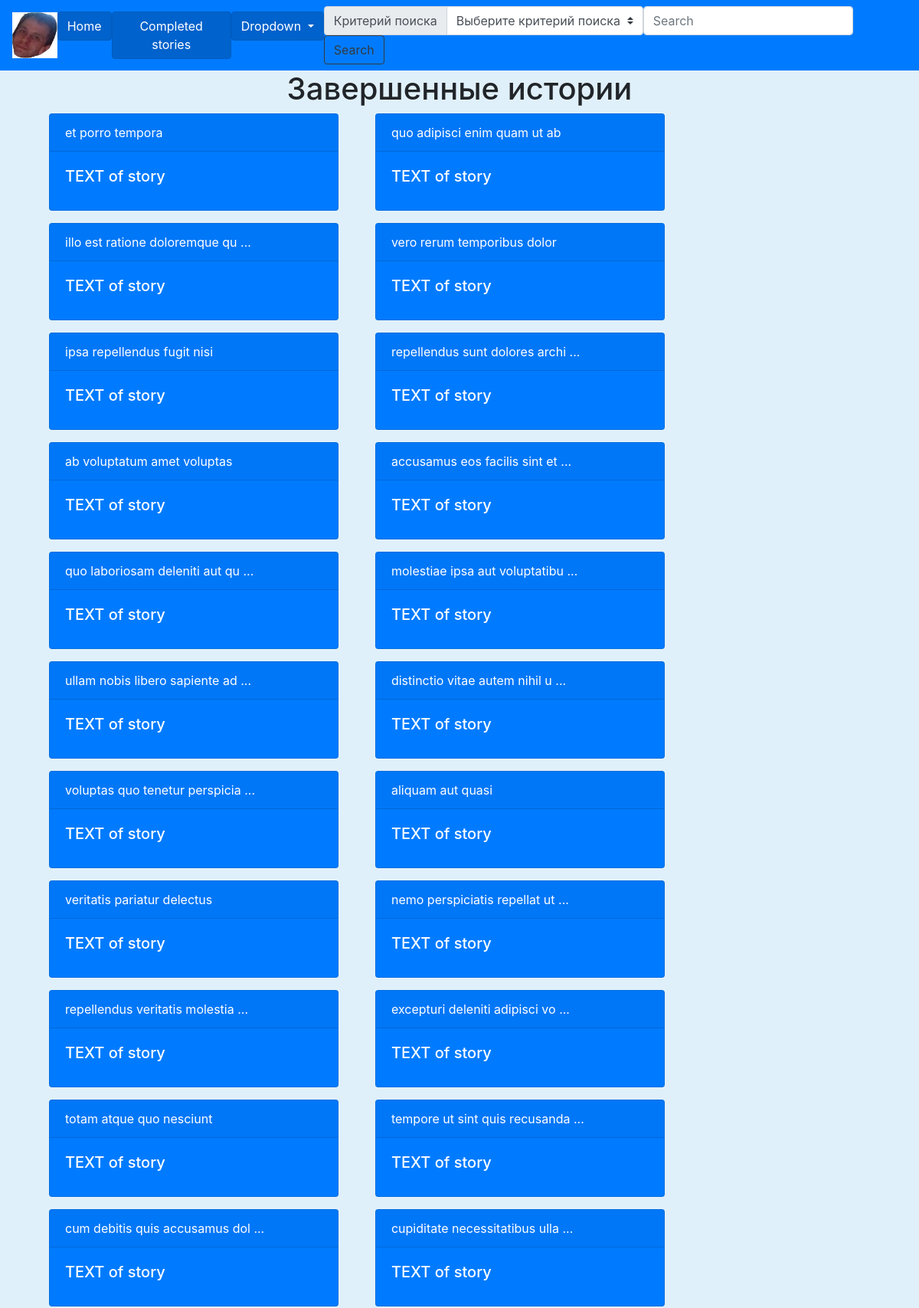
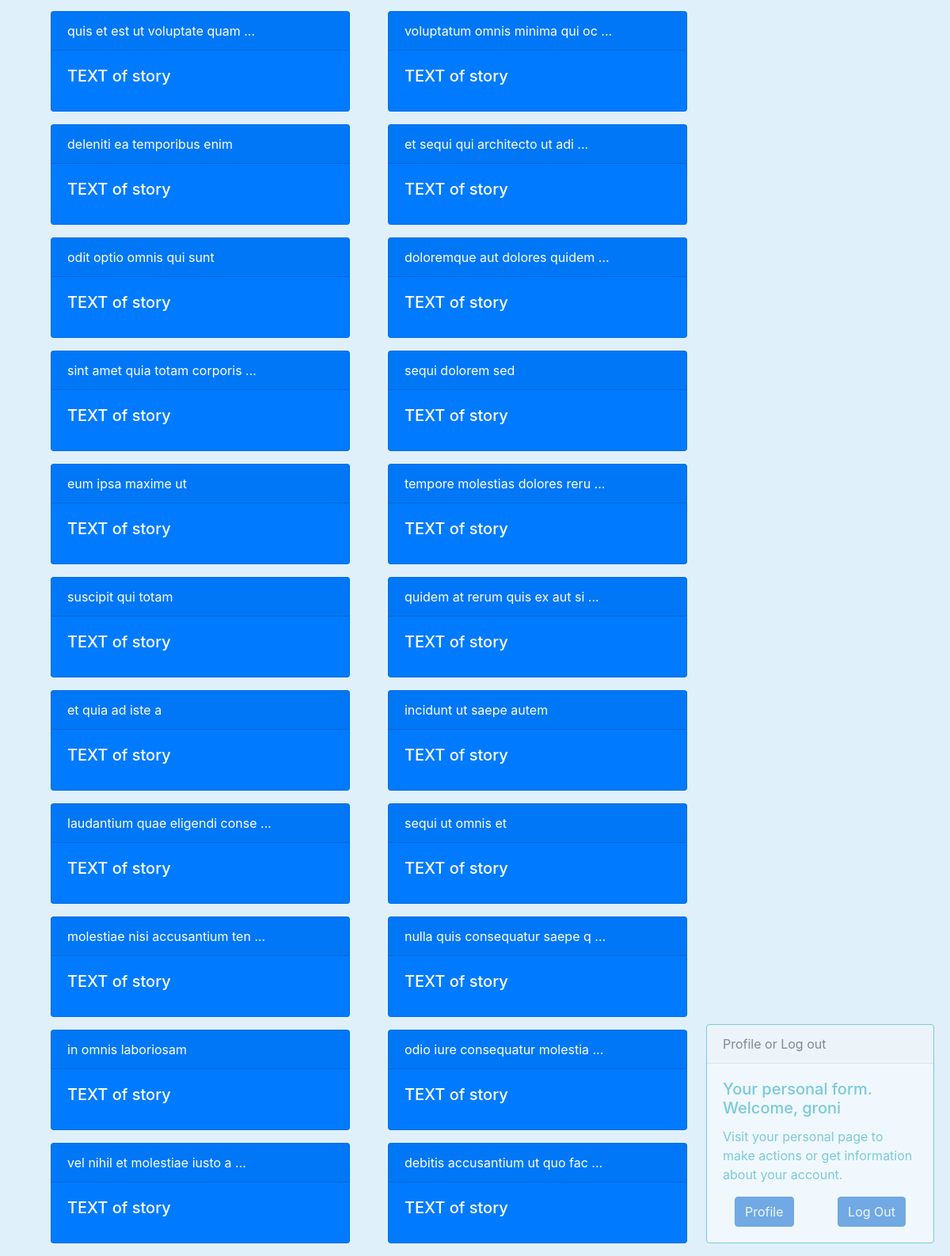
Page /completed_stories/ (signed in) on the committed database (2 pictures, top to bottom).
### mainpages/models.py (models this page shows, shortened)
class stories(models.Model):
    id = models.AutoField(primary_key=True)
    UserId=models.IntegerField(name='UserId',unique=False, default=1)
    title=models.CharField(name="title", max_length=300, help_text='Напишите название истории!',default="title")
    titleId=models.IntegerField(name='titleId', unique=True, default=1)
    pub_time=models.DateTimeField(name='pub_time', auto_now_add=True)
    text=models.CharField(max_length=300,default='TEXT')
    search_field='title'
    result_title_and_descrition=('title', 'text')
    storytitles = models.Manager()
    class Meta:
        verbose_name="Историю"
        verbose_name_plural="Истории"
        ordering=['-pub_time']

### users/models.py (models this page shows, shortened)
class CustomUser(AbstractUser):
    pass

### mainpages/views.py (the view)
# urls.py: path('completed_stories/', views.show_completed_stories, name='completed_stories'),
@Exception_catcher
def show_completed_stories(request):
    context={
        'completed_stories': stories.storytitles.all(),
    }
    return render(request, 'mainpages/completed_stories.html', context)

### mainpages/services.py (called while the page is built)
def Exception_catcher(func):
    @functools.wraps(func)
    def inner(request, *args, **kwargs):
        try:
            with transaction.atomic():
                return func(request, *args, **kwargs)
        except Exception as err:
            return error_response(err)
    return inner

### mainpages/templates/mainpages/completed_stories.html (shortened to what this page needs)
{% extends 'mainpages/layout.html' %}
{% block heading %} Завершенные истории {% endblock%}
{% block content%}
    <div class="row row-cols-1 row-cols-md-3 ml-3">
        {% for el in completed_stories%}
        <div class="card text-white bg-primary mb-3 ml-5" style="max-width: 10cm;">
            <div class="card-header">
                {% if el.title|length > 30 %}
                    {{el.title|slice:30}} ...
                {% else %}
                    {{ el.title }}
                {% endif %}
            </div>
            <div class="card-body">
            <h5 class="card-title">{{el.text}} of story</h5>
            </div>
        </div>
        {% endfor%}
    </div>
{% endblock %}

### mainpages/templates/mainpages/layout.html (shortened to what this page needs)
{% load static %}
<!DOCTYPE html>
<html lang="en">
<head>
  <link rel="stylesheet" href="https://stackpath.bootstrapcdn.com/bootstrap/4.5.2/css/bootstrap.min.css"
>
</head>
<body style="background-color: rgba(7, 139, 216, 0.123);">
  <nav class="navbar navbar-expand-lg navbar-light bg-primary">
    <img src="{% static 'mainpages/imgs/A-1.jpg' %}" style="width:60px;height:60px;" alt="Roflan-Zdarova">
    <div class="collapse navbar-collapse" id="navbarSupportedContent">
      <ul class="navbar-nav mr-auto">
        <li class="nav-item">
          <a href="{% url 'home_page' %}" class="btn btn-primary active" role="button" aria-pressed="true">Home</a>
        </li>
        <li class="nav-item">
          <a class="btn btn-primary active" href="{% url 'completed_stories' %}" role="button"
            aria-pressed="true">Completed stories</a>
        </li>
        <li class="nav-item dropdown">
          <a class="btn btn-primary active dropdown-toggle" href="#" id="navbarDropdown" role="button"
            data-toggle="dropdown" aria-haspopup="true" aria-expanded="false">
            Dropdown
          </a>
        </li>
      </ul>
      <form class="form-inline my-2 my-lg-0" action="{% url 'search_result' %}">
        <div class="input-group">
          <div class="input-group-prepend">
            <label class="input-group-text" for="inputGroupSelect01">Критерий поиска</label>
          </div>
          <select class="custom-select" id="inputGroupSelect01" name='criterion'>
            <option value='None' selected disabled hidden>Выберите критерий поиска</option>
          </select>
        </div>
        <input class="form-control mr-sm-2" type="search" placeholder="Search" aria-label="Search" name='search'>
        <button class="btn btn-outline-dark my-2 my-sm-0" type="submit">Search</button>
      </form>
    </div>
  </nav>
  <h1 class='text-center'>{% block heading %}{% endblock%}</h1>
  {% block content%}{% endblock %}
  {% if not user.is_authenticated %}
  <div id="Log_in_card">
    <div class="card border-info mb-3" style="max-width: 18rem;">
      <div class="card-header">Log in or Sign Up</div>
      <div class="card-body text-info">
        <h5 class="card-title">Welcome!</h5>
        <p class="card-text">Log in or Sign Up first! You may access additional content</p>
        <div class="col-12 col-md-12 btn-row">
          <a href="{%url 'log_in'%}" class="btn btn-primary active" role="button" aria-pressed="true">Log In</a>
          <a href="{%url 'signup'%}" class="btn btn-primary float-right active" role="button" aria-pressed="true">Sign
            Up</a>
        </div>
      </div>
    </div>
  </div>
  {% else %}
  <div id="User_card">
    <div class="card border-info mb-3" style="max-width: 18rem;">
      <div class="card-header">Profile or Log out</div>
      <div class="card-body text-info">
        <h5 class="card-title">Your personal form. Welcome, {{user.get_username}}</h5>
        <p class="card-text">Visit your personal page to make actions or get information about your account.</p>
        <div class="col-12 col-md-12 btn-row">
          <form action="{%url 'log_out'%}" method="POST">
            <a href="{%url 'profile' username=user.get_username%}" class="btn btn-primary active" role="button" aria-pressed="true">Profile</a>
            <button class="btn btn-primary float-right active" type="Submit">Log Out</button>
          </form>
        </div>
      </div>
    </div>
  </div>
  {% endif %}
</body>
</html>

### mainpages/templates/mainpages/layout.html (style rules this page uses)
#Log_in_card, #User_card { opacity: 0.5; filter: alpha(opacity=50); position: fixed; bottom: 0px; right: 20px; }

### rows in the picture
stories: title "et porro tempora", text "TEXT"
stories: title "quo adipisci enim quam ut ab", text "TEXT"
stories: title "illo est ratione doloremque qu", text "TEXT"
stories: title "vero rerum temporibus dolor", text "TEXT"
stories: title "ipsa repellendus fugit nisi", text "TEXT"
stories: title "repellendus sunt dolores archi", text "TEXT"
stories: title "ab voluptatum amet voluptas", text "TEXT"
stories: title "accusamus eos facilis sint et", text "TEXT"
stories: title "quo laboriosam deleniti aut qu", text "TEXT"
stories: title "molestiae ipsa aut voluptatibu", text "TEXT"
stories: title "ullam nobis libero sapiente ad", text "TEXT"
stories: title "distinctio vitae autem nihil u", text "TEXT"
stories: title "voluptas quo tenetur perspicia", text "TEXT"
stories: title "aliquam aut quasi", text "TEXT"
stories: title "veritatis pariatur delectus", text "TEXT"
stories: title "nemo perspiciatis repellat ut", text "TEXT"
stories: title "repellendus veritatis molestia", text "TEXT"
stories: title "excepturi deleniti adipisci vo", text "TEXT"
stories: title "totam atque quo nesciunt", text "TEXT"
stories: title "tempore ut sint quis recusanda", text "TEXT"
stories: title "cum debitis quis accusamus dol", text "TEXT"
stories: title "cupiditate necessitatibus ulla", text "TEXT"
stories: title "quis et est ut voluptate quam", text "TEXT"
stories: title "voluptatum omnis minima qui oc", text "TEXT"
stories: title "deleniti ea temporibus enim", text "TEXT"
stories: title "et sequi qui architecto ut adi", text "TEXT"
stories: title "odit optio omnis qui sunt", text "TEXT"
stories: title "doloremque aut dolores quidem", text "TEXT"
stories: title "sint amet quia totam corporis", text "TEXT"
stories: title "sequi dolorem sed", text "TEXT"
stories: title "eum ipsa maxime ut", text "TEXT"
stories: title "tempore molestias dolores reru", text "TEXT"
stories: title "suscipit qui totam", text "TEXT"
stories: title "quidem at rerum quis ex aut si", text "TEXT"
stories: title "et quia ad iste a", text "TEXT"
stories: title "incidunt ut saepe autem", text "TEXT"
stories: title "laudantium quae eligendi conse", text "TEXT"
stories: title "sequi ut omnis et", text "TEXT"
stories: title "molestiae nisi accusantium ten", text "TEXT"
stories: title "nulla quis consequatur saepe q", text "TEXT"
stories: title "in omnis laboriosam", text "TEXT"
stories: title "odio iure consequatur molestia", text "TEXT"
stories: title "vel nihil et molestiae iusto a", text "TEXT"
stories: title "debitis accusantium ut quo fac", text "TEXT"
CustomUser: get_username "groni"
